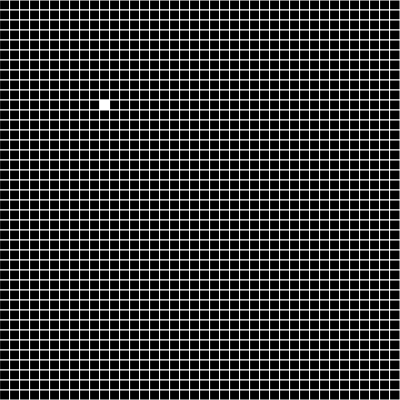
Frame 1 (no input)
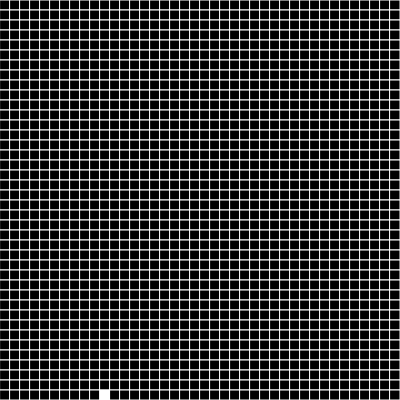
Frame 60 (no input)
Frame 120 (the mouse pressed at the canvas centre since frame 60): identical to frame 60, image omitted

The p5.js sketch that drew these frames (run headless with seeded random() and noise() and a simulated clock; from frame 60 on, the mouse is pressed at the canvas centre):

// p5.js sketch
// ── sketch.js
function make2DArray(cols, rows) {
  let arr = new Array(cols);
  for (let i = 0; i < arr.length; i++) {
    arr[i] = new Array(rows);
    for (let j = 0; j < arr[i].length; j++){
      arr[i][j] = 0;
    }
  }
  return arr;
}

let grid;
let w = 10;
let cols, rows;


function setup(){
  createCanvas(400, 400);
  cols = width / w;
  rows = height / w;
  grid = make2DArray(cols, rows);

  for (let i = 0; i < cols; i++){
    for (let j = 0; j < rows; j++){
      grid[i][j] = 0;
    }
  }
  grid[10][10] = 1;
}

function mouseDragged(){
  let col = floor(mouseX / w);
  let row = floor(mouseY / w);
  grid[col][row] = 1;
}

function draw(){
  background(0);

  for (let i = 0; i < cols; i++){
    for (let j = 0; j < rows; j++){
      stroke(255);
      fill(grid[i][j] * 255);
      let x = i * w;
      let y = j * w;
      square(x, y, w);
    }
  }

  let nextGrid = make2DArray(cols, rows);
  for (let i = 0; i < cols; i++){
    for (let j = 0; j < rows; j++){
      let state = grid[i][j];
      if (state === 1){
        let below = grid[i][j+1];
        let belowR = grid[i+1][j+1];
        let belowL = grid[i-1][j+1];
        if (j == rows-1){
          nextGrid[i][j] = 1;
        }else if (below === 0){
          nextGrid[i][j+1] = 1;
        }else if (belowR === 0){
          nextGrid[i+1][j] = 1;
        }else if (belowL === 0){
          nextGrid[i-1][j] = 1;
        }else{
          nextGrid[i][j] = 1;
        }
      }
        
    }
  }
  grid = nextGrid;
}



// ── style.css
html, body {
  margin: 0;
  padding: 0;

  background-color: black;
}

canvas {
  display: block;
}
